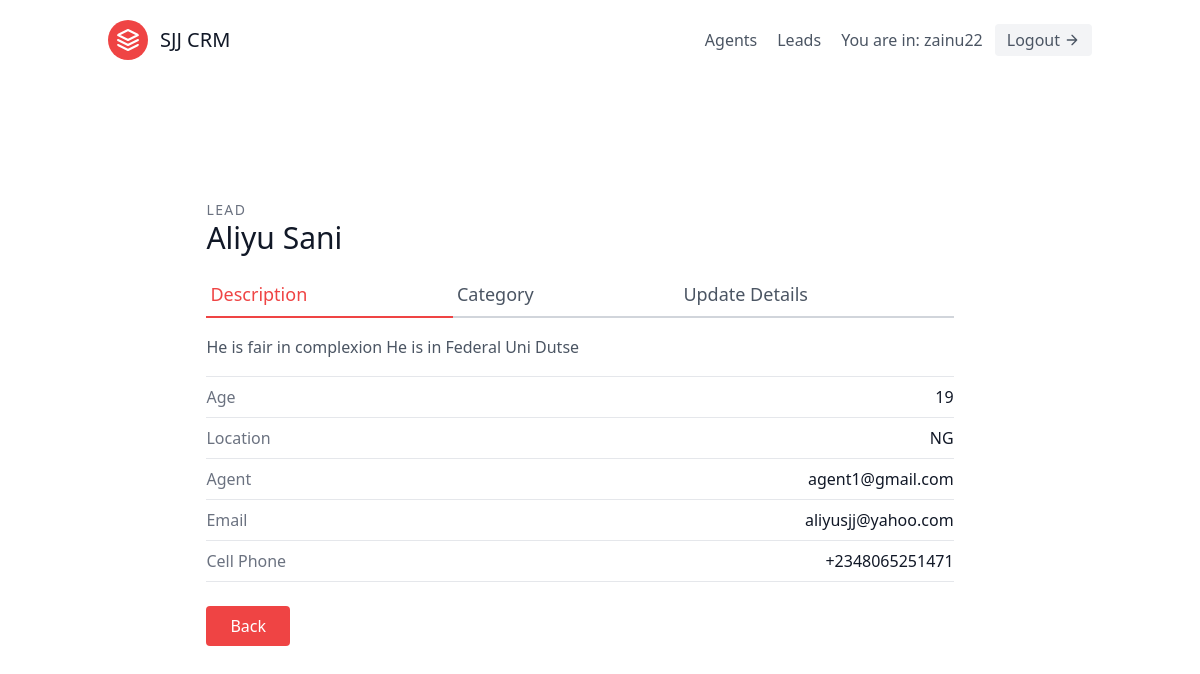
The page /leads/1/ (signed in) on the database its author committed.
### leads/models.py (models this page shows, shortened)
class User(AbstractUser):
    is_organizer = models.BooleanField(default=True)
    is_agent = models.BooleanField(default=False)

class Lead(models.Model):
    first_name = models.CharField(max_length=20)
    last_name = models.CharField(max_length=20)
    age = models.IntegerField(default=0)
    organization = models.ForeignKey(UserProfile, on_delete=models.CASCADE)
    description = models.TextField()
    phone_number = models.CharField(max_length=40)
    email = models.EmailField()
    location = CountryField()
    date_added = models.DateTimeField(auto_now_add=True)
    agent = models.ForeignKey(
        "Agent", null=True, blank=True, on_delete=models.SET_NULL)
    category = models.ForeignKey(
        "Category", related_name="leads", null=True, blank=True, on_delete=models.SET_NULL)

class Agent(models.Model):
    user = models.OneToOneField(User, on_delete=models.CASCADE)
    organization = models.ForeignKey(
        UserProfile, on_delete=models.CASCADE)
    def __str__(self):
        return self.user.email

### leads/views.py (the view)
# urls.py: path('<int:pk>/', LeadDetailView.as_view(), name="lead_details"),
class LeadDetailView(LoginRequiredMixin, generic.DetailView):
    template_name = "leads/lead_detail.html"
    context_object_name = "lead"
    def get_queryset(self):
        user = self.request.user
        if user.is_organizer:
            queryset = Lead.objects.filter(organization=user.userprofile)
        else:
            queryset = Lead.objects.filter(
                organization=user.agent.organization)
            queryset = queryset.filter(agent__user=user)
        return queryset

### leads/templates/leads/lead_detail.html (shortened to what this page needs)
{% extends 'base.html' %}
{% block content %}
<section class="text-gray-600 body-font overflow-hidden">
  <div class="container px-5 py-24 mx-auto">
    <div class="lg:w-4/5 mx-auto flex flex-wrap">
      <div class="lg:w-full w-full lg:pr-10 lg:py-6 mb-6 lg:mb-0">
        <h2 class="text-sm title-font text-gray-500 tracking-widest">LEAD</h2>
        <h1 class="text-gray-900 text-3xl title-font font-medium mb-4"> {{lead.first_name}} {{lead.last_name}} </h1>
        <div class="flex mb-4">
          {% if request.user.is_organizer %}
          <a
            class="flex-grow text-red-500 border-b-2 border-red-500 py-2 text-lg px-1">Description</a>
          <a href="{% url 'leads:category_update' lead.id %}" class="flex-grow border-b-2 border-gray-300 py-2 text-lg px-1">Category</a>
          <a
            href="{% url 'leads:lead_update' lead.id %}"
            class="flex-grow border-b-2 border-gray-300 py-2 text-lg px-1"
            >Update Details</a>
          {% else %}
          <a class="flex-grow text-red-500 border-b-2 border-red-500 py-2 text-lg px-1">
            Description
          </a>
          {% endif %}
        </div>
        <p class="leading-relaxed mb-4">
          {{lead.description}}
        </p>
        <div class="flex border-t border-gray-200 py-2">
          <span class="text-gray-500">Age</span>
          <span class="ml-auto text-gray-900">{{lead.age}}</span>
        </div>
        <div class="flex border-t border-gray-200 py-2">
          <span class="text-gray-500">Location</span>
          <span class="ml-auto text-gray-900">{{lead.location}}</span>
        </div>
        <div class="flex border-t border-gray-200 py-2">
          <span class="text-gray-500">Agent</span>
          <span class="ml-auto text-gray-900">{{lead.agent}}</span>
        </div>
        <div class="flex border-t border-gray-200 py-2">
          <span class="text-gray-500">Email</span>
          <span class="ml-auto text-gray-900">{{lead.email}}</span>
        </div>
        <div class="flex border-t border-b mb-6 border-gray-200 py-2">
          <span class="text-gray-500">Cell Phone</span>
          <span class="ml-auto text-gray-900">{{ lead.phone_number }}</span>
        </div>
        <div class="flex">
          <a href='{% url 'leads:lead_list' %}' class="flex text-white bg-red-500 border-0 py-2 px-6 focus:outline-none hover:bg-red-600 rounded">
            Back
          </a>
        </div>
      </div>
    </div>
  </div>
</section>
{% endblock %}

### templates/components/navbar.html (shortened to what this page needs)
<header class="text-gray-600 body-font">
  <div
    class="
      container
      mx-auto
      flex flex-wrap
      p-5
      flex-col
      md:flex-row
      items-center
    "
  >
    <a
      href="{% url 'landing' %}"
      class="
        flex
        title-font
        font-medium
        items-center
        text-gray-900
        mb-4
        md:mb-0
      "
    >
      <svg
        xmlns="http://www.w3.org/2000/svg"
        fill="none"
        stroke="currentColor"
        stroke-linecap="round"
        stroke-linejoin="round"
        stroke-width="2"
        class="w-10 h-10 text-white p-2 bg-red-500 rounded-full"
        viewBox="0 0 24 24"
      >
        <path
          d="M12 2L2 7l10 5 10-5-10-5zM2 17l10 5 10-5M2 12l10 5 10-5"
        ></path>
      </svg>
      <span class="ml-3 text-xl">SJJ CRM</span>
    </a>
    <nav
      class="md:ml-auto flex flex-wrap items-center text-base justify-center"
    >
      {% if not request.user.is_authenticated %}
        <a href="{% url 'signup' %}" class="mr-5 hover:text-gray-900">Signup</a>
      {% else  %}
        {% if request.user.is_organizer  %}
        <a href="{% url 'agents:agent_list' %}" class="mr-5 hover:text-gray-900">Agents</a>
        {% endif %}
        <a href="{% url 'leads:lead_list' %}" class="mr-5 hover:text-gray-900">Leads</a>
      {% endif %}
    </nav>
    {% if request.user.is_authenticated %} You are in: {{request.user.username}}
    <a
      href="{% url 'logout' %} "
      class="
        ml-3
        inline-flex
        items-center
        bg-gray-100
        border-0
        py-1
        px-3
        focus:outline-none
        hover:bg-gray-200
        rounded
        text-base
        mt-4
        md:mt-0
      "
      >Logout
      <svg
        fill="none"
        stroke="currentColor"
        stroke-linecap="round"
        stroke-linejoin="round"
        stroke-width="2"
        class="w-4 h-4 ml-1"
        viewBox="0 0 24 24"
      >
        <path d="M5 12h14M12 5l7 7-7 7"></path>
      </svg>
      {% endif %}
    </a>
  </div>
</header>

### rows shown on the page
User: user.username "zainu22"
Lead: first_name "Aliyu", last_name "Sani", description "He is fair in complexion He is in Federal Uni Dutse", age "19", location "NG", agent "agent1@gmail.com", email "aliyusjj@yahoo.com", phone_number "+2348065251471"
